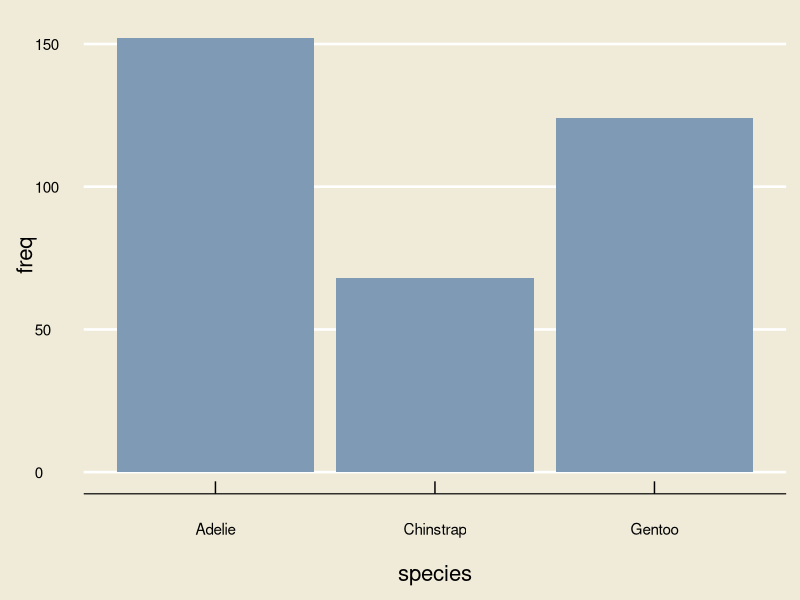
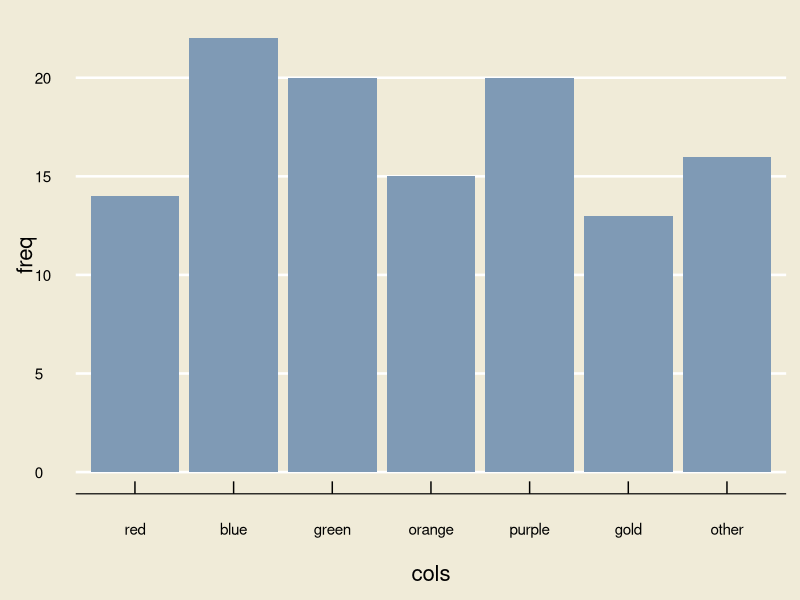
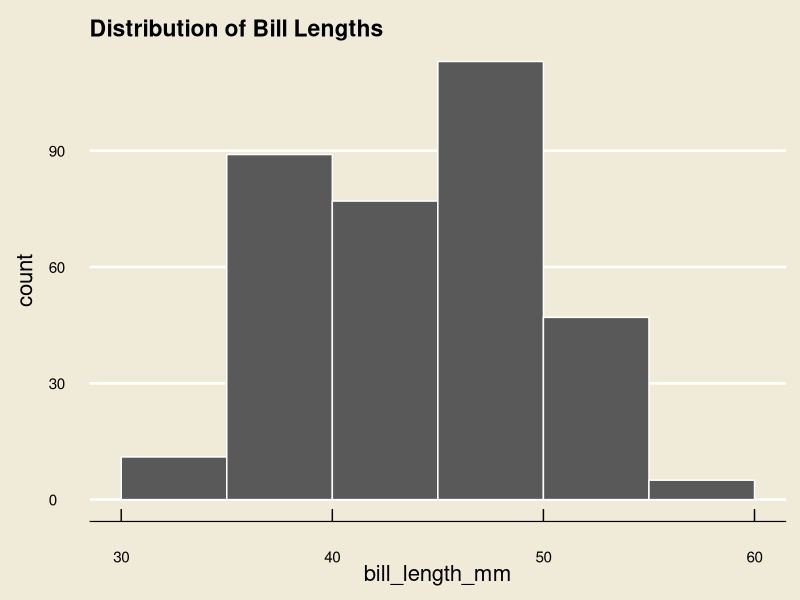
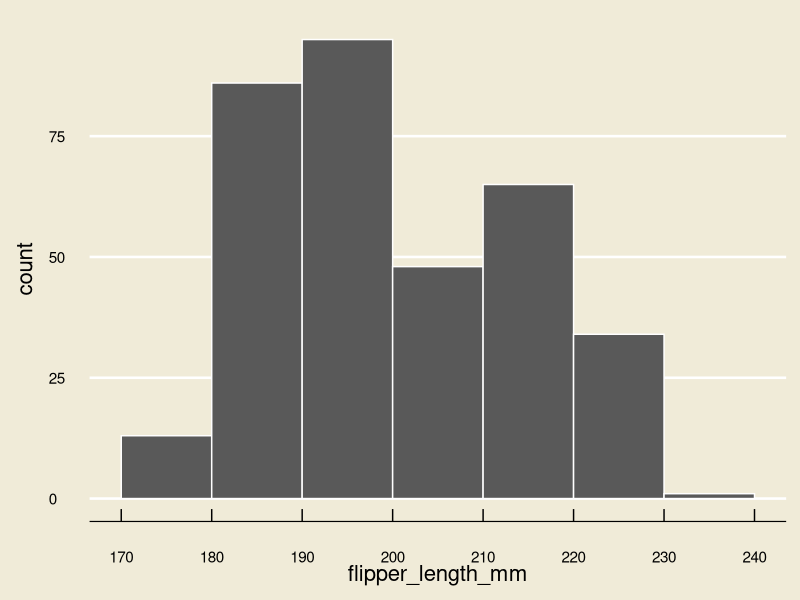
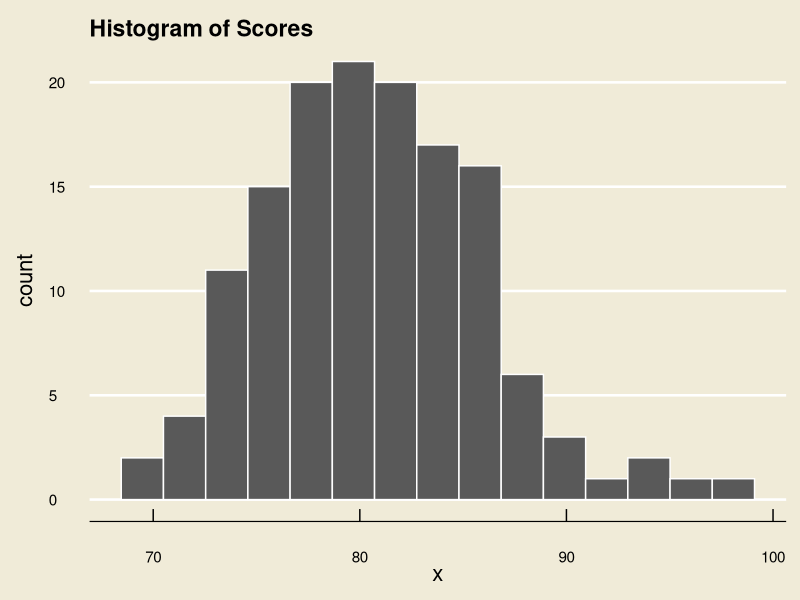
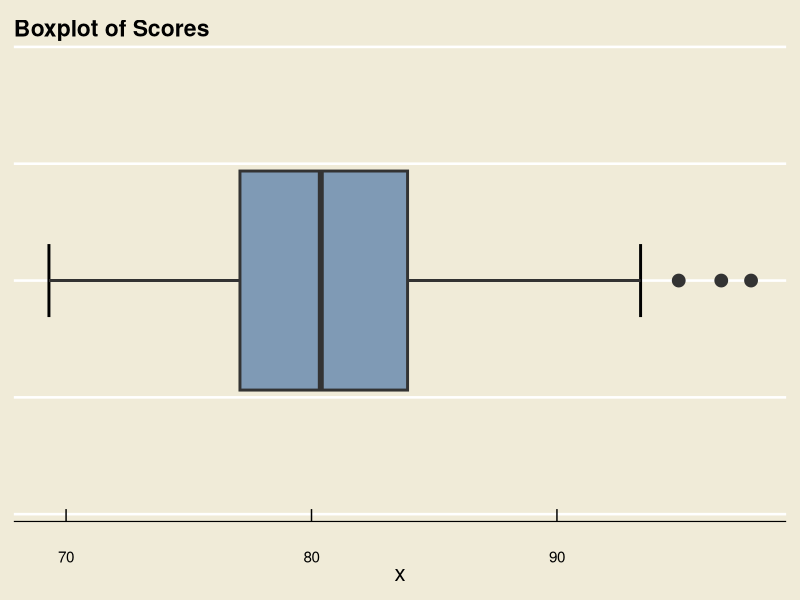
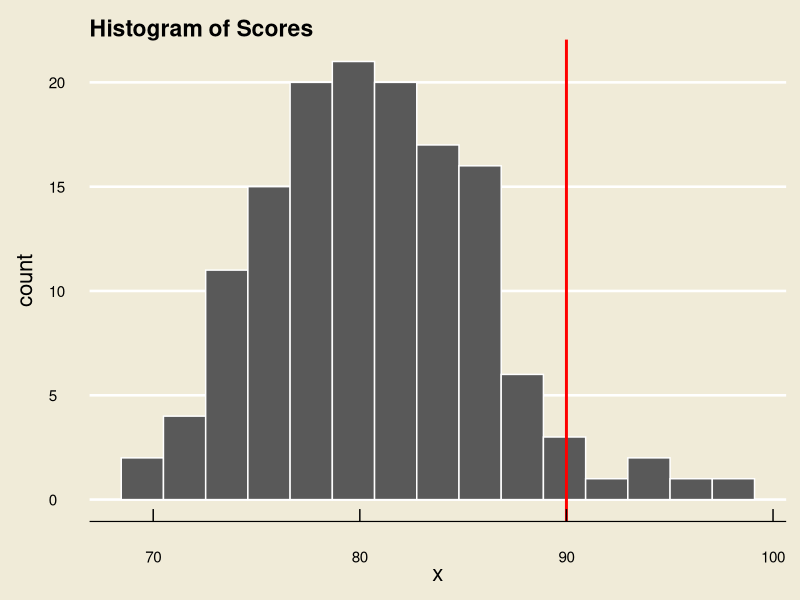
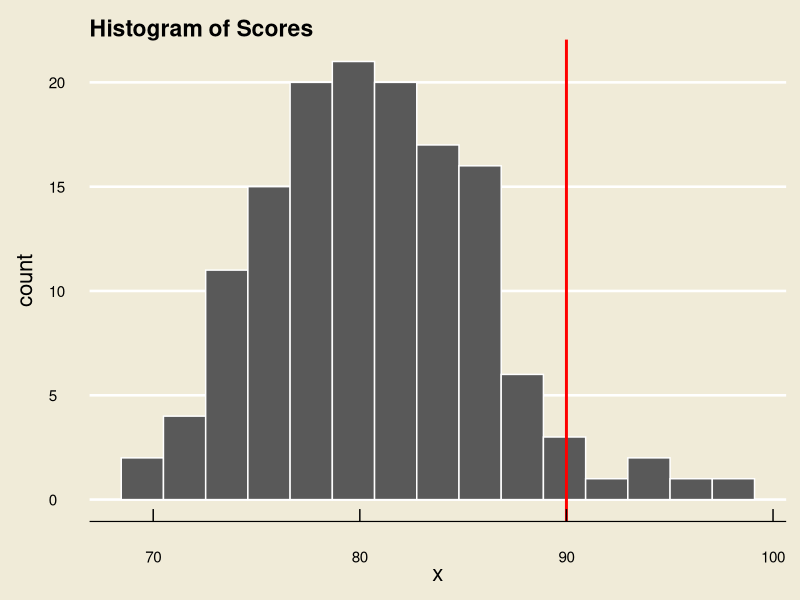

Here is the R script that generated these plots, in order:
## ---- chunk 1
library(tidyverse)
library(ggthemes)
## ---- chunk 2
#| class-output: hscroll

library(palmerpenguins)
library(tidyverse)
library(kableExtra)
# penguins
kable(head(penguins))
## ---- chunk 3
#| class-output: hscroll

library(palmerpenguins)
penguins$species
## ---- chunk 4
#| class-output: hscroll

library(palmerpenguins)
penguins$species
## ---- chunk 5
table(penguins$species)
## ---- chunk 6
library(tidyverse)
library(ggthemes)

data.frame(table(penguins$species)) %>%
  rename(species = Var1, freq = Freq) %>%
  ggplot(aes(x = species, y = freq)) +
  geom_bar(stat = "identity",
           fill = "#7f9ab5") +
  theme_economist(base_size = 18) +
  theme(panel.background = element_rect("#f0ebd8"),
        plot.background = element_rect(fill = "#f0ebd8"),
        axis.title.x = element_text(size = 16,
                                    margin = margin(
                                      t = 20, 
                                      r = 0,
                                      b = 0, 
                                      l = 0)),
        axis.title.y = element_text(size = 16)
  )
## ---- chunk 7
#| echo: false

set.seed(123)
cols <- sample(c("red", "blue", "green", "orange", "purple", "gold", "other"), 120, replace = T, prob = c(0.15, 0.15, 0.13, 0.14, 0.16, 0.13, 0.14))
cols <- factor(cols,
               levels = c("red", "blue", "green", "orange", "purple", "gold", "other"),
                         ordered = T)

data.frame(table(cols)) %>%
  ggplot(aes(x = cols, y = Freq)) +
  geom_bar(stat = "identity",
           fill = "#7f9ab5") +
  theme_economist(base_size = 18) +
  theme(panel.background = element_rect("#f0ebd8"),
        plot.background = element_rect(fill = "#f0ebd8"),
        axis.title.x = element_text(size = 16,
                                    margin = margin(
                                      t = 20, 
                                      r = 0,
                                      b = 0, 
                                      l = 0)),
        axis.title.y = element_text(size = 16)
  ) +
  ylab("freq")
## ---- chunk 8
#| class-output: hscroll

library(palmerpenguins)
penguins$bill_length_mm
## ---- chunk 9
bins <- c("[30, 35]", "(35, 40]", "(40, 45]", "(45, 50]", "(50, 55]", "(55, 60]")
bill_length_mm <- na.omit(penguins$bill_length_mm)
counts <- hist(bill_length_mm, plot = F, breaks = 8)$counts

names(counts) <- bins
counts
## ---- chunk 10
#| echo: false

penguins %>%
  ggplot(aes(x = bill_length_mm)) +
  geom_histogram(col = "white",
                 breaks = seq(30, 60, by = 5)) +
  theme_economist(base_size = 18) +
  theme(panel.background = element_rect("#f0ebd8"),
        plot.background = element_rect(fill = "#f0ebd8"),
        axis.title.y = element_text(size = 16,
                                    margin = margin(
                                      t = 0, 
                                      r = 10,
                                      b = 0, 
                                      l = 0)),
        axis.title.x = element_text(size = 16)
  ) +
  ggtitle("Distribution of Bill Lengths")

## ---- chunk 11
penguins %>%
  ggplot(aes(x = flipper_length_mm)) +
  geom_histogram(col = "white",
                 breaks = seq(170, 240, by = 10)) +
  theme_economist(base_size = 18) +
  theme(panel.background = element_rect("#f0ebd8"),
        plot.background = element_rect(fill = "#f0ebd8"),
        axis.title.y = element_text(size = 16,
                                    margin = margin(
                                      t = 0, 
                                      r = 10,
                                      b = 0, 
                                      l = 0)),
        axis.title.x = element_text(size = 16)
  ) +
  scale_x_continuous(
    breaks = seq(170, 240, by = 10)
  )

## ---- chunk 12
#| class-output: hscroll

set.seed(130)
x <- rnorm(140, 80, 5)
x <- round(x, 3)
x
## ---- chunk 13
data.frame(x) %>%
  ggplot(aes(x = x)) +
  geom_histogram(col = "white", bins = 15) +
  theme_economist(base_size = 18) +
  theme(panel.background = element_rect("#f0ebd8"),
        plot.background = element_rect(fill = "#f0ebd8"),
        axis.title.y = element_text(size = 16,
                                    margin = margin(
                                      t = 0, 
                                      r = 10,
                                      b = 0, 
                                      l = 0)),
        axis.title.x = element_text(size = 16)
  ) +
  ggtitle("Histogram of Scores")
## ---- chunk 14
data.frame(x) %>%
  ggplot(aes(x = x)) +
  stat_boxplot(geom = "errorbar", 
               width = 0.25,
               linewidth = 1) +
  geom_boxplot(fill =  "#7f9ab5", 
               size = 1,
               outlier.size = 4) +
  theme_economist(base_size = 18) +
  theme(panel.background = element_rect("#f0ebd8"),
        plot.background = element_rect(fill = "#f0ebd8"),
        axis.title.y = element_text(size = 16,
                                    margin = margin(
                                      t = 0, 
                                      r = 10,
                                      b = 0, 
                                      l = 0)),
        axis.title.x = element_text(size = 16),
        axis.text.y = element_blank()
  ) +
  ylim(c(-0.75, 0.75)) +
  ggtitle("Boxplot of Scores")
## ---- chunk 15
data.frame(x) %>%
  ggplot(aes(x = x)) +
  geom_histogram(col = "white", bins = 15) +
  theme_economist(base_size = 18) +
  theme(panel.background = element_rect("#f0ebd8"),
        plot.background = element_rect(fill = "#f0ebd8"),
        axis.title.y = element_text(size = 16,
                                    margin = margin(
                                      t = 0, 
                                      r = 10,
                                      b = 0, 
                                      l = 0)),
        axis.title.x = element_text(size = 16)
  ) +
  ggtitle("Histogram of Scores") +
  geom_vline(xintercept = 90,
             size = 1,
             col = "red")
## ---- chunk 16
data.frame(x) %>%
  ggplot(aes(x = x)) +
  geom_histogram(col = "white", bins = 15) +
  theme_economist(base_size = 18) +
  theme(panel.background = element_rect("#f0ebd8"),
        plot.background = element_rect(fill = "#f0ebd8"),
        axis.title.y = element_text(size = 16,
                                    margin = margin(
                                      t = 0, 
                                      r = 10,
                                      b = 0, 
                                      l = 0)),
        axis.title.x = element_text(size = 16)
  ) +
  ggtitle("Histogram of Scores") +
  geom_vline(xintercept = 90,
             size = 1,
             col = "red")
## ---- chunk 17
data.frame(x) %>%
  ggplot(aes(x = x)) +
  stat_boxplot(geom = "errorbar", 
               width = 0.25,
               linewidth = 1) +
  geom_boxplot(fill =  "#7f9ab5", 
               size = 1,
               outlier.size = 4) +
  theme_economist(base_size = 18) +
  theme(panel.background = element_rect("#f0ebd8"),
        plot.background = element_rect(fill = "#f0ebd8"),
        axis.title.y = element_text(size = 16,
                                    margin = margin(
                                      t = 0, 
                                      r = 10,
                                      b = 0, 
                                      l = 0)),
        axis.title.x = element_text(size = 16),
        axis.text.y = element_blank()
  ) +
  ylim(c(-0.75, 0.75)) +
  ggtitle("Boxplot of Scores")
## ---- chunk 18
penguins %>%
  ggplot(aes(x = bill_length_mm)) +
  stat_boxplot(geom = "errorbar", 
               width = 0.25,
               linewidth = 1) +
  geom_boxplot(fill =  "#7f9ab5", 
               linewidth = 1,
               outlier.size = 4) +
  theme_economist(base_size = 18) +
  theme(panel.background = element_rect("#f0ebd8"),
        plot.background = element_rect(fill = "#f0ebd8"),
        axis.title.y = element_text(size = 16,
                                    margin = margin(
                                      t = 0, 
                                      r = 10,
                                      b = 0, 
                                      l = 0)),
        axis.title.x = element_text(size = 16),
        axis.text.y = element_blank()
  ) +
  ylim(c(-0.75, 0.75))
